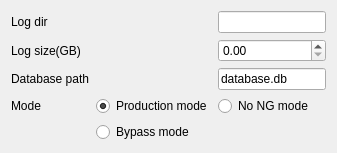
          <widget class="QWidget" name="tab_6">
           <attribute name="title">
            <string>System</string>
           </attribute>
           <layout class="QGridLayout" name="gridLayout_12">
            <item row="2" column="2">
             <widget class="QLineEdit" name="line_edit_database_path">
              <property name="inputMask">
               <string/>
              </property>
              <property name="text">
               <string>database.db</string>
              </property>
              <property name="echoMode">
               <enum>QLineEdit::Normal</enum>
              </property>
              <property name="placeholderText">
               <string/>
              </property>
             </widget>
            </item>
            <item row="3" column="0">
             <widget class="QLabel" name="label_25">
              <property name="text">
               <string>Mode</string>
              </property>
             </widget>
            </item>
            <item row="0" column="0">
             <widget class="QLabel" name="label_22">
              <property name="sizePolicy">
               <sizepolicy hsizetype="Expanding" vsizetype="Fixed">
                <horstretch>0</horstretch>
                <verstretch>0</verstretch>
               </sizepolicy>
              </property>
              <property name="text">
               <string>Log dir</string>
              </property>
             </widget>
            </item>
            <item row="2" column="0">
             <widget class="QLabel" name="label_24">
              <property name="text">
               <string>Database path</string>
              </property>
             </widget>
            </item>
            <item row="1" column="0">
             <widget class="QLabel" name="label_23">
              <property name="text">
               <string>Log size(GB)</string>
              </property>
             </widget>
            </item>
            <item row="3" column="2">
             <widget class="QRadioButton" name="radio_no_ng_mode">
              <property name="text">
               <string>No NG mode</string>
              </property>
              <attribute name="buttonGroup">
               <string notr="true">button_group_mode</string>
              </attribute>
             </widget>
            </item>
            <item row="3" column="1">
             <widget class="QRadioButton" name="radio_production_mode">
              <property name="text">
               <string>Production mode</string>
              </property>
              <property name="checked">
               <bool>true</bool>
              </property>
              <attribute name="buttonGroup">
               <string notr="true">button_group_mode</string>
              </attribute>
             </widget>
            </item>
            <item row="0" column="2">
             <widget class="QLineEdit" name="line_edit_log_dir">
              <property name="sizePolicy">
               <sizepolicy hsizetype="Expanding" vsizetype="Fixed">
                <horstretch>2</horstretch>
                <verstretch>2</verstretch>
               </sizepolicy>
              </property>
              <property name="text">
               <string/>
              </property>
              <property name="placeholderText">
               <string/>
              </property>
             </widget>
            </item>
            <item row="1" column="2">
             <widget class="QDoubleSpinBox" name="spin_box_log_size">
              <property name="sizePolicy">
               <sizepolicy hsizetype="Expanding" vsizetype="Fixed">
                <horstretch>0</horstretch>
                <verstretch>0</verstretch>
               </sizepolicy>
              </property>
             </widget>
            </item>
            <item row="4" column="1">
             <widget class="QRadioButton" name="radio_bypass_mode">
              <property name="text">
               <string>Bypass mode</string>
              </property>
              <property name="checked">
               <bool>false</bool>
              </property>
              <attribute name="buttonGroup">
               <string notr="true">button_group_mode</string>
              </attribute>
             </widget>
            </item>
           </layout>
          </widget>
